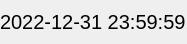
<?xml version="1.0" encoding="UTF-8"?>
<ui version="4.0">
 <class>ClockWidget</class>
 <widget class="QWidget" name="ClockWidget">
  <property name="geometry">
   <rect>
    <x>0</x>
    <y>0</y>
    <width>187</width>
    <height>43</height>
   </rect>
  </property>
  <property name="maximumSize">
   <size>
    <width>16777215</width>
    <height>16777215</height>
   </size>
  </property>
  <property name="windowTitle">
   <string>Form</string>
  </property>
  <property name="styleSheet">
   <string notr="true"/>
  </property>
  <layout class="QGridLayout" name="gridLayout">
   <property name="leftMargin">
    <number>0</number>
   </property>
   <property name="topMargin">
    <number>10</number>
   </property>
   <property name="rightMargin">
    <number>0</number>
   </property>
   <property name="bottomMargin">
    <number>10</number>
   </property>
   <item row="0" column="0">
    <widget class="QLabel" name="label_clock">
     <property name="sizePolicy">
      <sizepolicy hsizetype="Preferred" vsizetype="Fixed">
       <horstretch>0</horstretch>
       <verstretch>0</verstretch>
      </sizepolicy>
     </property>
     <property name="font">
      <font>
       <family>Arial</family>
       <pointsize>15</pointsize>
      </font>
     </property>
     <property name="text">
      <string>2022-12-31 23:59:59</string>
     </property>
    </widget>
   </item>
  </layout>
 </widget>
 <resources/>
 <connections/>
</ui>
